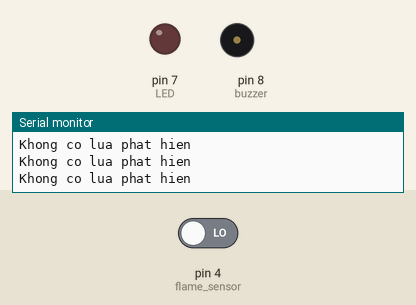
This sketch was run on a simulated Arduino Uno, built with avr-gcc and run on an emulated ATmega328P. Shown: output pins drawn as LEDs (lit = HIGH), buzzer (waves = sounding, pin HIGH), the last lines printed to the serial monitor. Dashed ring = blinking. The test bench sets the inputs (shaded band); at power-on: pin 4 (flame_sensor) LOW.

Above: at 2.8 s.
2.9 s: pin 4 (flame_sensor) driven HIGH
At 3.1 s:
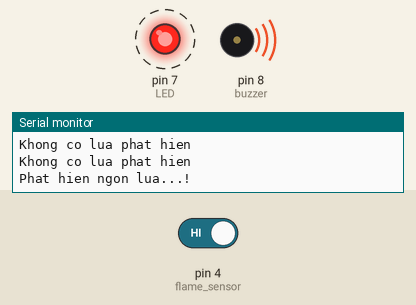
6.4 s: pin 4 (flame_sensor) driven LOW
At 6.5 s:
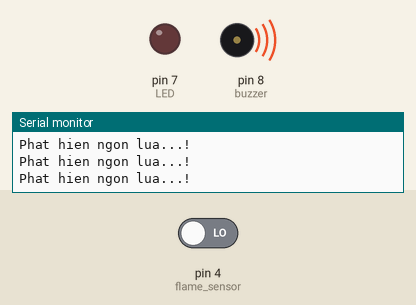
Timing chart, 0 to 9.4 s (numbered marks = the images above; inputs shaded):
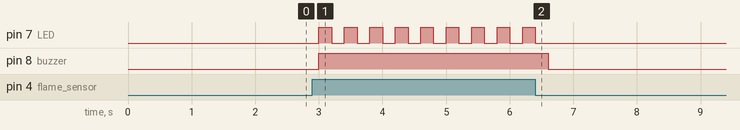

Measured:
- after the input at 2.9 s, pin 7 (LED): alternates HIGH for 0.20 s and LOW for 0.20 s, starting after 0.10 s; pin 8 (buzzer): LOW → HIGH after 0.10 s
- after the input at 6.4 s, pin 7 (LED): goes on until 6.4 s, then stays LOW; pin 8 (buzzer): HIGH → LOW after 0.20 s

The sketch:

sketch.ino
```cpp
int buzzer = 8;
int LED = 7;
int flame_sensor = 4;
int flame_detected;

void setup() {
  // Khởi tạo giao tiếp Serial với máy tính ở tốc độ 9600 baud
  Serial.begin(9600);

  // Cấu hình các chân tín hiệu
  pinMode(buzzer, OUTPUT);
  pinMode(LED, OUTPUT);
  pinMode(flame_sensor, INPUT);
}

void loop() {
  // Đọc trạng thái từ cảm biến (hoặc công tắc mô phỏng)
  flame_detected = digitalRead(flame_sensor);

  if (flame_detected == 1) {
    // Nếu có tín hiệu mức CAO (phát hiện ngọn lửa)
    Serial.println("Phat hien ngon lua...!");
    digitalWrite(buzzer, HIGH);

    // Nháy đèn LED
    digitalWrite(LED, HIGH);
    delay(200);
    digitalWrite(LED, LOW);
    delay(200);
  } else {
    // Nếu tín hiệu mức THẤP (không có ngọn lửa)
    Serial.println("Khong co lua phat hien");
    digitalWrite(buzzer, LOW);
    digitalWrite(LED, LOW);

    // Đợi 1 giây trước khi đọc lại để tránh trôi chữ quá nhanh trên Serial
    delay(1000);
  }
}
```
